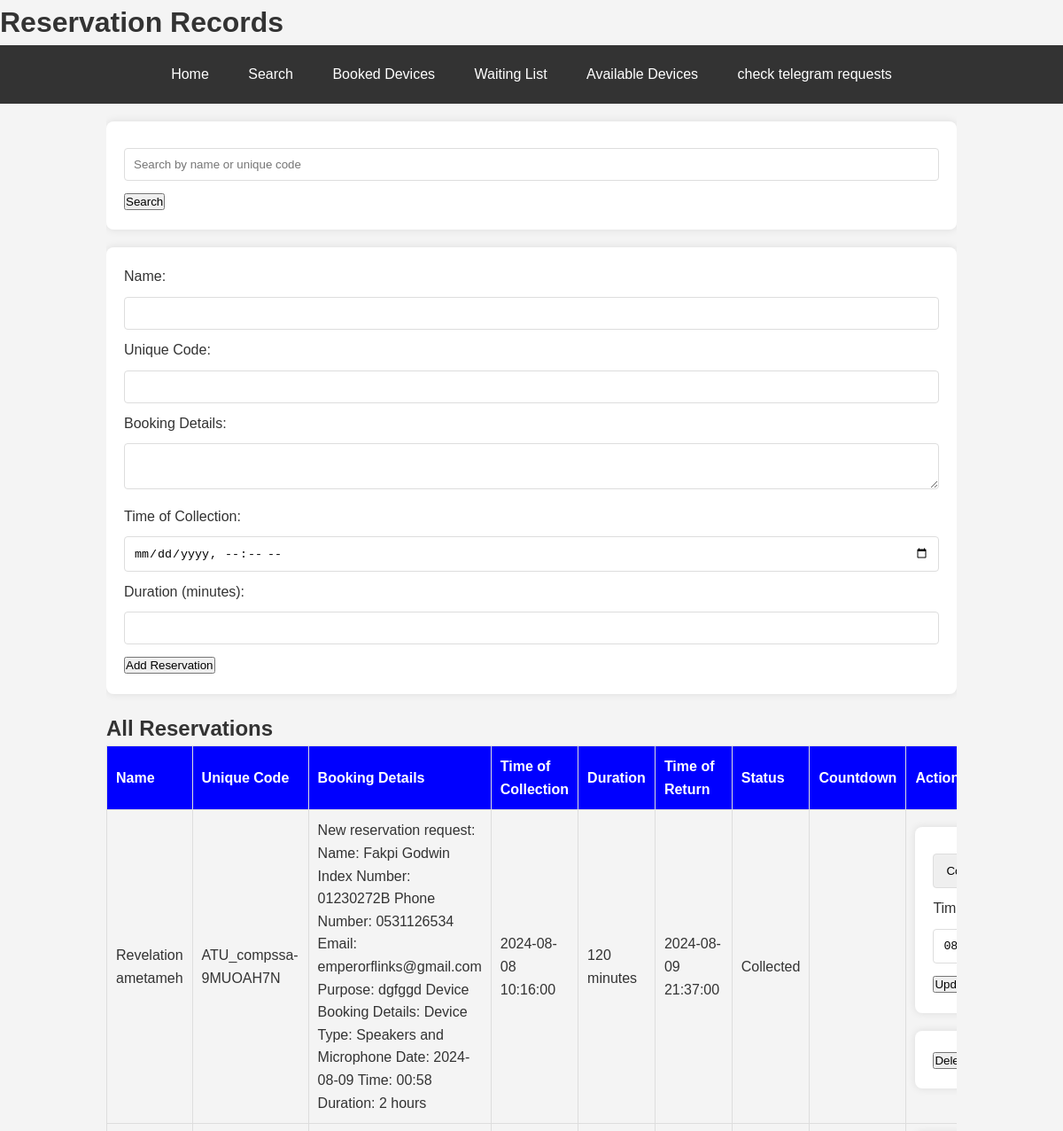
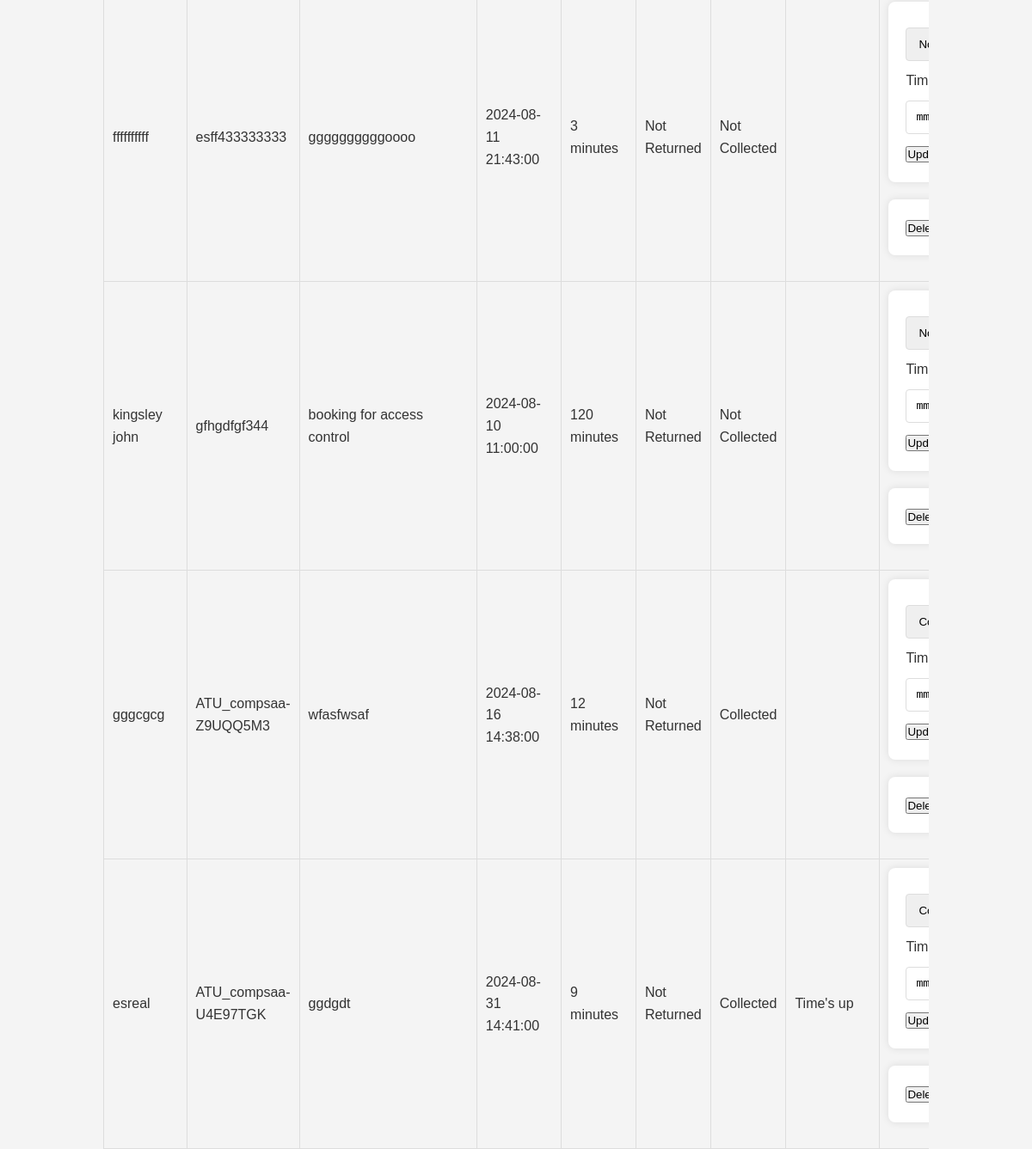
The page / on the database its author committed (2 pictures, top to bottom).
### app.py (models this page shows)
class Reservation(db.Model):
    id = db.Column(db.Integer, primary_key=True)
    name = db.Column(db.String(100), nullable=False)
    unique_code = db.Column(db.String(100), nullable=False)
    booking_details = db.Column(db.Text)
    time_of_collection = db.Column(db.DateTime, nullable=False)
    duration = db.Column(db.Integer, nullable=False)
    time_of_return = db.Column(db.DateTime)
    status = db.Column(db.String(50), default='Not Collected')

### app.py (the view)
@app.route('/')
def index():
    reservations = Reservation.query.all()
    return render_template('index.html', reservations=reservations)

### templates/index.html (shortened to what this page needs)
<!DOCTYPE html>
<html lang="en">
<head>
</head>
<body>
    <header>
        <h1>Reservation Records</h1>
    </header>
    <nav>
        <a href="{{ url_for('index') }}">Home</a>
        <a href="{{ url_for('search_reservations') }}">Search</a>
        <a href="{{ url_for('booked_devices') }}">Booked Devices</a>
        <a href="{{ url_for('waiting_list') }}">Waiting List</a>
        <a href="{{ url_for('available_devices') }}">Available Devices</a>
        <a href="{{ url_for('telegram_messages') }}">check telegram requests</a>
    </nav>
    <div class="container">
        <form action="{{ url_for('search_reservations') }}" method="get">
            <input type="text" name="query" placeholder="Search by name or unique code" required>
            <button type="submit">Search</button>
        </form>
        <form action="{{ url_for('add_reservation') }}" method="POST">
            <label for="name">Name:</label>
            <input type="text" id="name" name="name" required>
            <br>
            <label for="unique_code">Unique Code:</label>
            <input type="text" id="unique_code" name="unique_code" required>
            <br>
            <label for="booking_details">Booking Details:</label>
            <textarea id="booking_details" name="booking_details"></textarea>
            <br>
            <label for="time_of_collection">Time of Collection:</label>
            <input type="datetime-local" id="time_of_collection" name="time_of_collection" required>
            <br>
            <label for="duration">Duration (minutes):</label>
            <input type="number" id="duration" name="duration" required>
            <br>
            <button type="submit">Add Reservation</button>
        </form>
        <h2>All Reservations</h2>
        <table>
            <thead>
                <tr>
                    <th>Name</th>
                    <th>Unique Code</th>
                    <th>Booking Details</th>
                    <th>Time of Collection</th>
                    <th>Duration</th>
                    <th>Time of Return</th>
                    <th>Status</th>
                    <th>Countdown</th>
                    <th>Actions</th>
                </tr>
            </thead>
            <tbody>
                {% for reservation in reservations %}
                <tr>
                    <td>{{ reservation.name }}</td>
                    <td>{{ reservation.unique_code }}</td>
                    <td>{{ reservation.booking_details }}</td>
                    <td>{{ reservation.time_of_collection.strftime('%Y-%m-%d %H:%M:%S') }}</td>
                    <td>{{ reservation.duration }} minutes</td>
                    <td>{{ reservation.time_of_return.strftime('%Y-%m-%d %H:%M:%S') if reservation.time_of_return else 'Not Returned' }}</td>
                    <td>{{ reservation.status }}</td>
                    <td id="countdown-{{ reservation.id }}"></td>
                    <td>
                        <form action="{{ url_for('update_reservation', id=reservation.id) }}" method="POST" style="display:inline-block;">
                            <select name="status">
                                <option value="Not Collected" {% if reservation.status == 'Not Collected' %}selected{% endif %}>Not Collected</option>
                                <option value="Collected" {% if reservation.status == 'Collected' %}selected{% endif %}>Collected</option>
                            </select>
                            <br>
                            <label for="time_of_return">Time of Return:</label>
                            <input type="datetime-local" id="time_of_return" name="time_of_return" value="{{ reservation.time_of_return.strftime('%Y-%m-%dT%H:%M') if reservation.time_of_return else '' }}">
                            <br>
                            <button type="submit">Update</button>
                        </form>
                        <form action="{{ url_for('delete_reservation', id=reservation.id) }}" method="POST" style="display:inline-block;">
                            <button type="submit">Delete</button>
                        </form>
                    </td>
                </tr>
                {% endfor %}
            </tbody>
        </table>
    </div>
</body>
</html>

### templates/index.html (style rules this page uses)
* { margin: 0; padding: 0; box-sizing: border-box; }
body { font-family: Arial, sans-serif; background-color: #f4f4f4; color: #333; line-height: 1.6; }
nav { background: #333; color: #fff; padding: 10px; text-align: center; }
nav a { color: #fff; text-decoration: none; padding: 10px 20px; display: inline-block; }
.container { width: 80%; margin: auto; overflow: hidden; padding-top: 20px; }
form { background: #fff; padding: 20px; border-radius: 8px; box-shadow: 0 0 10px rgba(0, 0, 0, 0.1); margin-bottom: 20px; }
form input, form select, form textarea { width: 100%; padding: 10px; margin: 10px 0; border: 1px solid #ddd; border-radius: 4px; }
table { width: 100%; border-collapse: collapse; }
table th, table td { padding: 10px; border: 1px solid #ddd; text-align: left; }
table th { background: blue; color: #fff; }

### rows shown on the page
Reservation: name "Revelation ametameh", unique_code "ATU_compssa-9MUOAH7N", booking_details "New reservation request: Name: Fakpi Godwin Index Number: 01230272B Phone Number: 0531126534 Email: emperorflinks@gmail.com Purpose: dgfggd Device Booking Details: Device Type: Speakers and Microphone Date: 2024-08-09 Time: 00:58 Duration: 2 hours", time_of_collection "2024-08-08 10:16:00", duration "120", time_of_return "2024-08-09 21:37:00", status "Collected", time_of_return "08/09/2024 21:37"
Reservation: name "ffffffffff", unique_code "esff433333333", booking_details "ggggggggggoooo", time_of_collection "2024-08-11 21:43:00", duration "3", time_of_return "Not Returned", status "Not Collected"
Reservation: name "kingsley john", unique_code "gfhgdfgf344", booking_details "booking for access control", time_of_collection "2024-08-10 11:00:00", duration "120", time_of_return "Not Returned", status "Not Collected"
Reservation: name "gggcgcg", unique_code "ATU_compsaa-Z9UQQ5M3", booking_details "wfasfwsaf", time_of_collection "2024-08-16 14:38:00", duration "12", time_of_return "Not Returned", status "Collected"
Reservation: name "esreal", unique_code "ATU_compsaa-U4E97TGK", booking_details "ggdgdt", time_of_collection "2024-08-31 14:41:00", duration "9", time_of_return "Not Returned", status "Collected"
